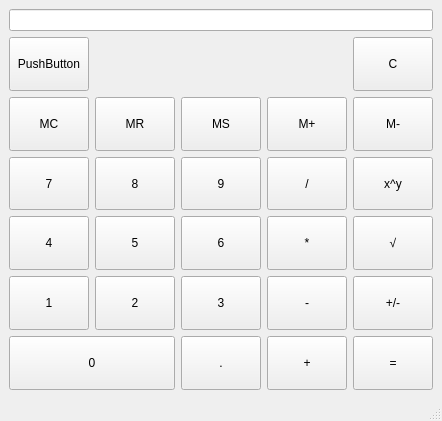
<?xml version="1.0" encoding="UTF-8"?>
<ui version="4.0">
 <class>MainWindow</class>
 <widget class="QMainWindow" name="MainWindow">
  <property name="geometry">
   <rect>
    <x>0</x>
    <y>0</y>
    <width>420</width>
    <height>421</height>
   </rect>
  </property>
  <property name="windowTitle">
   <string>Калькулятор</string>
  </property>
  <widget class="QWidget" name="centralwidget">
   <layout class="QGridLayout" name="gridLayout">
    <item row="0" column="0" colspan="5">
     <widget class="QLineEdit" name="lineEdit">
      <property name="sizePolicy">
       <sizepolicy hsizetype="Expanding" vsizetype="Maximum">
        <horstretch>0</horstretch>
        <verstretch>0</verstretch>
       </sizepolicy>
      </property>
      <property name="alignment">
       <set>Qt::AlignBottom|Qt::AlignRight|Qt::AlignTrailing</set>
      </property>
      <property name="readOnly">
       <bool>true</bool>
      </property>
     </widget>
    </item>
    <item row="1" column="0">
     <widget class="QPushButton" name="menuButton">
      <property name="sizePolicy">
       <sizepolicy hsizetype="Minimum" vsizetype="Expanding">
        <horstretch>0</horstretch>
        <verstretch>0</verstretch>
       </sizepolicy>
      </property>
      <property name="text">
       <string>PushButton</string>
      </property>
     </widget>
    </item>
    <item row="1" column="4">
     <widget class="QPushButton" name="cButton">
      <property name="sizePolicy">
       <sizepolicy hsizetype="Minimum" vsizetype="Expanding">
        <horstretch>0</horstretch>
        <verstretch>0</verstretch>
       </sizepolicy>
      </property>
      <property name="text">
       <string>C</string>
      </property>
     </widget>
    </item>
    <item row="2" column="0">
     <widget class="QPushButton" name="MCButton">
      <property name="sizePolicy">
       <sizepolicy hsizetype="Minimum" vsizetype="Expanding">
        <horstretch>0</horstretch>
        <verstretch>0</verstretch>
       </sizepolicy>
      </property>
      <property name="text">
       <string>MC</string>
      </property>
     </widget>
    </item>
    <item row="2" column="1">
     <widget class="QPushButton" name="MRButton">
      <property name="sizePolicy">
       <sizepolicy hsizetype="Minimum" vsizetype="Expanding">
        <horstretch>0</horstretch>
        <verstretch>0</verstretch>
       </sizepolicy>
      </property>
      <property name="text">
       <string>MR</string>
      </property>
     </widget>
    </item>
    <item row="2" column="2">
     <widget class="QPushButton" name="MSButton">
      <property name="sizePolicy">
       <sizepolicy hsizetype="Minimum" vsizetype="Expanding">
        <horstretch>0</horstretch>
        <verstretch>0</verstretch>
       </sizepolicy>
      </property>
      <property name="text">
       <string>MS</string>
      </property>
     </widget>
    </item>
    <item row="2" column="3">
     <widget class="QPushButton" name="MPlustButton">
      <property name="sizePolicy">
       <sizepolicy hsizetype="Minimum" vsizetype="Expanding">
        <horstretch>0</horstretch>
        <verstretch>0</verstretch>
       </sizepolicy>
      </property>
      <property name="text">
       <string>M+</string>
      </property>
     </widget>
    </item>
    <item row="2" column="4">
     <widget class="QPushButton" name="MMinusButton">
      <property name="sizePolicy">
       <sizepolicy hsizetype="Minimum" vsizetype="Expanding">
        <horstretch>0</horstretch>
        <verstretch>0</verstretch>
       </sizepolicy>
      </property>
      <property name="text">
       <string>M-</string>
      </property>
     </widget>
    </item>
    <item row="3" column="0">
     <widget class="QPushButton" name="sevenButton">
      <property name="sizePolicy">
       <sizepolicy hsizetype="Minimum" vsizetype="Expanding">
        <horstretch>0</horstretch>
        <verstretch>0</verstretch>
       </sizepolicy>
      </property>
      <property name="text">
       <string>7</string>
      </property>
     </widget>
    </item>
    <item row="3" column="1">
     <widget class="QPushButton" name="eightButton">
      <property name="sizePolicy">
       <sizepolicy hsizetype="Minimum" vsizetype="Expanding">
        <horstretch>0</horstretch>
        <verstretch>0</verstretch>
       </sizepolicy>
      </property>
      <property name="text">
       <string>8</string>
      </property>
     </widget>
    </item>
    <item row="3" column="2">
     <widget class="QPushButton" name="nineButton">
      <property name="sizePolicy">
       <sizepolicy hsizetype="Minimum" vsizetype="Expanding">
        <horstretch>0</horstretch>
        <verstretch>0</verstretch>
       </sizepolicy>
      </property>
      <property name="text">
       <string>9</string>
      </property>
     </widget>
    </item>
    <item row="3" column="3">
     <widget class="QPushButton" name="divisionButton">
      <property name="sizePolicy">
       <sizepolicy hsizetype="Minimum" vsizetype="Expanding">
        <horstretch>0</horstretch>
        <verstretch>0</verstretch>
       </sizepolicy>
      </property>
      <property name="text">
       <string>/</string>
      </property>
     </widget>
    </item>
    <item row="3" column="4">
     <widget class="QPushButton" name="raiseButton">
      <property name="sizePolicy">
       <sizepolicy hsizetype="Minimum" vsizetype="Expanding">
        <horstretch>0</horstretch>
        <verstretch>0</verstretch>
       </sizepolicy>
      </property>
      <property name="text">
       <string>x^y</string>
      </property>
     </widget>
    </item>
    <item row="4" column="0">
     <widget class="QPushButton" name="fourButton">
      <property name="sizePolicy">
       <sizepolicy hsizetype="Minimum" vsizetype="Expanding">
        <horstretch>0</horstretch>
        <verstretch>0</verstretch>
       </sizepolicy>
      </property>
      <property name="text">
       <string>4</string>
      </property>
     </widget>
    </item>
    <item row="4" column="1">
     <widget class="QPushButton" name="fiveButton">
      <property name="sizePolicy">
       <sizepolicy hsizetype="Minimum" vsizetype="Expanding">
        <horstretch>0</horstretch>
        <verstretch>0</verstretch>
       </sizepolicy>
      </property>
      <property name="text">
       <string>5</string>
      </property>
     </widget>
    </item>
    <item row="4" column="2">
     <widget class="QPushButton" name="sixButton">
      <property name="sizePolicy">
       <sizepolicy hsizetype="Minimum" vsizetype="Expanding">
        <horstretch>0</horstretch>
        <verstretch>0</verstretch>
       </sizepolicy>
      </property>
      <property name="text">
       <string>6</string>
      </property>
     </widget>
    </item>
    <item row="4" column="3">
     <widget class="QPushButton" name="multipleButton">
      <property name="sizePolicy">
       <sizepolicy hsizetype="Minimum" vsizetype="Expanding">
        <horstretch>0</horstretch>
        <verstretch>0</verstretch>
       </sizepolicy>
      </property>
      <property name="text">
       <string>*</string>
      </property>
     </widget>
    </item>
    <item row="4" column="4">
     <widget class="QPushButton" name="sqrtButton">
      <property name="sizePolicy">
       <sizepolicy hsizetype="Minimum" vsizetype="Expanding">
        <horstretch>0</horstretch>
        <verstretch>0</verstretch>
       </sizepolicy>
      </property>
      <property name="text">
       <string>√</string>
      </property>
     </widget>
    </item>
    <item row="5" column="0">
     <widget class="QPushButton" name="oneButton">
      <property name="sizePolicy">
       <sizepolicy hsizetype="Minimum" vsizetype="Expanding">
        <horstretch>0</horstretch>
        <verstretch>0</verstretch>
       </sizepolicy>
      </property>
      <property name="text">
       <string>1</string>
      </property>
     </widget>
    </item>
    <item row="5" column="1">
     <widget class="QPushButton" name="twoButton">
      <property name="sizePolicy">
       <sizepolicy hsizetype="Minimum" vsizetype="Expanding">
        <horstretch>0</horstretch>
        <verstretch>0</verstretch>
       </sizepolicy>
      </property>
      <property name="text">
       <string>2</string>
      </property>
     </widget>
    </item>
    <item row="5" column="2">
     <widget class="QPushButton" name="threeButton">
      <property name="sizePolicy">
       <sizepolicy hsizetype="Minimum" vsizetype="Expanding">
        <horstretch>0</horstretch>
        <verstretch>0</verstretch>
       </sizepolicy>
      </property>
      <property name="text">
       <string>3</string>
      </property>
     </widget>
    </item>
    <item row="5" column="3">
     <widget class="QPushButton" name="minusButton">
      <property name="sizePolicy">
       <sizepolicy hsizetype="Minimum" vsizetype="Expanding">
        <horstretch>0</horstretch>
        <verstretch>0</verstretch>
       </sizepolicy>
      </property>
      <property name="text">
       <string>-</string>
      </property>
     </widget>
    </item>
    <item row="5" column="4">
     <widget class="QPushButton" name="negativeButton">
      <property name="sizePolicy">
       <sizepolicy hsizetype="Minimum" vsizetype="Expanding">
        <horstretch>0</horstretch>
        <verstretch>0</verstretch>
       </sizepolicy>
      </property>
      <property name="text">
       <string>+/-</string>
      </property>
     </widget>
    </item>
    <item row="6" column="0" colspan="2">
     <widget class="QPushButton" name="zeroButton">
      <property name="sizePolicy">
       <sizepolicy hsizetype="Minimum" vsizetype="Expanding">
        <horstretch>0</horstretch>
        <verstretch>0</verstretch>
       </sizepolicy>
      </property>
      <property name="text">
       <string>0</string>
      </property>
     </widget>
    </item>
    <item row="6" column="2">
     <widget class="QPushButton" name="dotButton">
      <property name="sizePolicy">
       <sizepolicy hsizetype="Minimum" vsizetype="Expanding">
        <horstretch>0</horstretch>
        <verstretch>0</verstretch>
       </sizepolicy>
      </property>
      <property name="text">
       <string>.</string>
      </property>
     </widget>
    </item>
    <item row="6" column="3">
     <widget class="QPushButton" name="plusButton">
      <property name="sizePolicy">
       <sizepolicy hsizetype="Minimum" vsizetype="Expanding">
        <horstretch>0</horstretch>
        <verstretch>0</verstretch>
       </sizepolicy>
      </property>
      <property name="text">
       <string>+</string>
      </property>
     </widget>
    </item>
    <item row="6" column="4">
     <widget class="QPushButton" name="equalsButton">
      <property name="sizePolicy">
       <sizepolicy hsizetype="Minimum" vsizetype="Expanding">
        <horstretch>0</horstretch>
        <verstretch>0</verstretch>
       </sizepolicy>
      </property>
      <property name="text">
       <string>=</string>
      </property>
     </widget>
    </item>
   </layout>
  </widget>
  <widget class="QMenuBar" name="menubar">
   <property name="geometry">
    <rect>
     <x>0</x>
     <y>0</y>
     <width>420</width>
     <height>22</height>
    </rect>
   </property>
  </widget>
  <widget class="QStatusBar" name="statusbar"/>
 </widget>
 <resources/>
 <connections/>
</ui>
